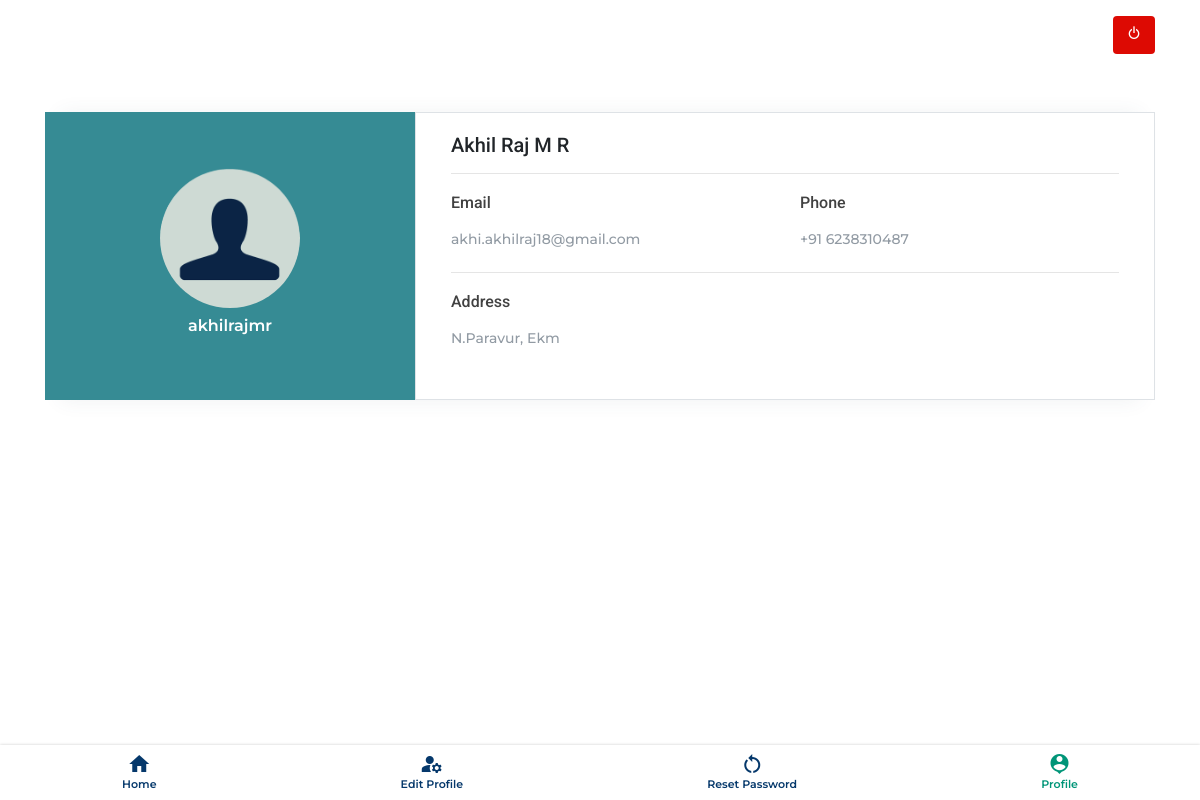
The app's page /user_test_details/ (signed in) with its own data.
### arman/models.py (models this page shows, shortened)
class UserDetails(models.Model):
    full_name = models.CharField(max_length=100,blank=True,null=True)
    username = models.CharField(max_length=100,unique=True)
    user_email = models.EmailField(unique=True)
    password = models.CharField(max_length=8)
    address = models.CharField(max_length=250,blank=True,null=True)
    mobile = models.CharField(max_length=12)
    image = models.ImageField(upload_to='images')

### arman/views.py (the view)
# urls.py: path('user_test_details/', views.user_test_details, name='user_test_details'),
def user_test_details(request):
    if 'id' in request.session:
        user_data = UserDetails.objects.get(id=request.session['id'])
        return render(request, 'user_test_details.html', {'user_data': user_data})
    else:
        messages.success(request, "User not logged in")
        return redirect('/')

### arman/templates/user_test_details.html (shortened to what this page needs)
{% load static %}
<!DOCTYPE html>
<html lang="en">
<head>
    <link rel="stylesheet" href="{% static 'css/main.css' %}">
    <link rel="stylesheet" href="https://cdnjs.cloudflare.com/ajax/libs/font-awesome/4.7.0/css/font-awesome.min.css">
    <link rel="stylesheet" href="https://maxcdn.bootstrapcdn.com/bootstrap/4.5.2/css/bootstrap.min.css">
    <link rel="stylesheet" href="https://cdn.jsdelivr.net/npm/boxicons@latest/css/boxicons.min.css">
    <link rel="stylesheet" href="https://unpkg.com/boxicons@latest/css/boxicons.min.css">
</head>
<body>
    <nav class="nav">
        <a href="{% url 'user_home' %}" class="nav__link ">
            <i class="material-icons nav__icon">home</i>
            <span class="nav__text">Home</span>
        </a>
        <a href="{% url 'edit_user_profile' %}" class="nav__link ">
            <i class="material-icons nav__icon">manage_accounts</i>
            <span class="nav__text">Edit Profile</span>
        </a>
        <a href="{% url 'user_reset_password' %}" class="nav__link">
            <i class="material-icons nav__icon">restart_alt</i>
            <span class="nav__text">Reset Password</span>
        </a>
        <a href="{% url 'user_test_details' %}" class="nav__link nav__link--active">
            <i class="material-icons nav__icon">person_pin</i>
            <span class="nav__text">Profile</span>
        </a>
    </nav>
    <div class="container  pt-3">
        <a href="{% url 'user_delete_session' %}" class="btn" style="float: right;background-color: #dd0a03;"><i
                class='bx bx-power-off' style="color: #fff;"></i></a>
    </div>
    <section class="myprofile mt-5" id="myprofile">
        <div class="container">
            <div class="mx-auto d-block col-md-12 pt-5 ">
                <div class="card user-card-full ">
                    <div class="row m-l-0 m-r-0">
                        <div class="col-sm-4  user-profile d-flex justify-content-center">
                            <div class="card-block text-center text-white d-flex justify-content-center"
                                id="profilecard">
                                <div class="img-box  d-flex justify-content-center">
                                    {% if user_data.image == "/static/images/fav_rm.png" %}
                                    <img src="/static/images/fav_rm.png" alt="/static/images/fav_rm.png"
                                        class="img-fluid">
                                    {%else%}
                                    <img src="{{user_data.image.url}}" alt="Image" class="img-fluid">
                                    {%endif%}
                                </div>
                                <h6 class="user_name pt-2">
                                    {{user_data.username}}
                                </h6>
                            </div>
                        </div>
                        <div class="col-sm-8 user-details border">
                            <div class="card-block">
                                <h6 class="profile_heading">{{user_data.full_name}}</h6>
                                <hr>
                                <div class="row">
                                    <div class="col-sm-6">
                                        <p class="sub_heading">Email</p>
                                        <h6 class="text-muted f-w-400">
                                            {{user_data.user_email}}
                                        </h6>
                                    </div>
                                    <div class="col-sm-6" id="sub">
                                        <p class="sub_heading">Phone</p>
                                        <h6 class="text-muted f-w-400">+91 {{user_data.mobile}}</h6>
                                    </div>
                                </div>
                                <hr>
                                <div class="row">
                                    <div class="col-sm-6">
                                        <p class="sub_heading">Address</p>
                                        <h6 class="text-muted f-w-400">
                                            {{user_data.address}}
                                        </h6>
                                    </div>
                                </div>
                                <br>
                            </div>
                        </div>
                    </div>
                </div>
            </div>
        </div>
    </section>
</body>
</html>

### arman/static/css/main.css (style rules this page uses)
html { scroll-behavior: smooth; }
* { margin: 0; padding: 0; list-style-type: none; box-sizing: border-box; text-decoration: none; scroll-behavior: smooth; }
body { font-family: sans-serif !important; }
.nav { position: fixed; bottom: 0; width: 100%; height: 55px; box-shadow: 0 0 3px rgba(0, 0, 0, 0.2); background-color: #ffffff; display: flex; overflow-x: auto; z-index: 9999999999999; }
.nav__link { font-family: "Montserrat", sans-serif; font-weight: 550; display: flex; flex-direction: column; align-items: center; justify-content: center; flex-grow: 1; min-width: 50px; overflow: hidden; white-space: nowrap; font-size: 11px; color: #05386B; text-decoration: none; -webkit-tap-highlight-color: transparent; transition: background-color 0.1s ease-in-out; }
.nav__link--active { color: #009578; }
.nav__icon { font-size: 18px; }
#myprofile { width: 100%; height: auto; }
#myprofile .card { border-radius: 5px; -webkit-box-shadow: 0 1px 20px 0 rgba(69, 90, 100, 0.08); box-shadow: 0 1px 20px 0 rgba(69, 90, 100, 0.08); border: none; margin-bottom: 30px; }
#profilecard { display: flex; justify-content: center; align-items: center; flex-direction: column; }
#myprofile .user-card-full .user-profile { font-family: "Montserrat", sans-serif; font-size: 14px; font-weight: 500; }
#myprofile .user-profile { background: #368B94; }
#myprofile .user-profile .user_name { background: #368B94; }
#myprofile .user-profile .img-fluid { width: 140px; height: 140px; object-fit: cover; border-radius: 50%; }
#myprofile .user-details { background-color: #fff !important; }
#myprofile .card-block .profile_heading { font-family: 'Roboto', sans-serif; font-size: 1.25rem; font-weight: 500; }
#myprofile .card-block .sub_heading { font-family: 'Roboto', sans-serif; font-size: 1rem; font-weight: 500; color: #272727e0; }
#myprofile .card-block { padding: 1.25rem }
#myprofile .card .card-block p { line-height: 25px }
#myprofile .text-muted { color: #919aa3 !important; font-family: "Montserrat", sans-serif; font-size: 14px; }
#myprofile .user_name { font-weight: 600; }

### records on screen
UserDetails: username "akhilrajmr", full_name "Akhil Raj M R", user_email "akhi.akhilraj18@gmail.com", mobile "6238310487", address "N.Paravur, Ekm"
